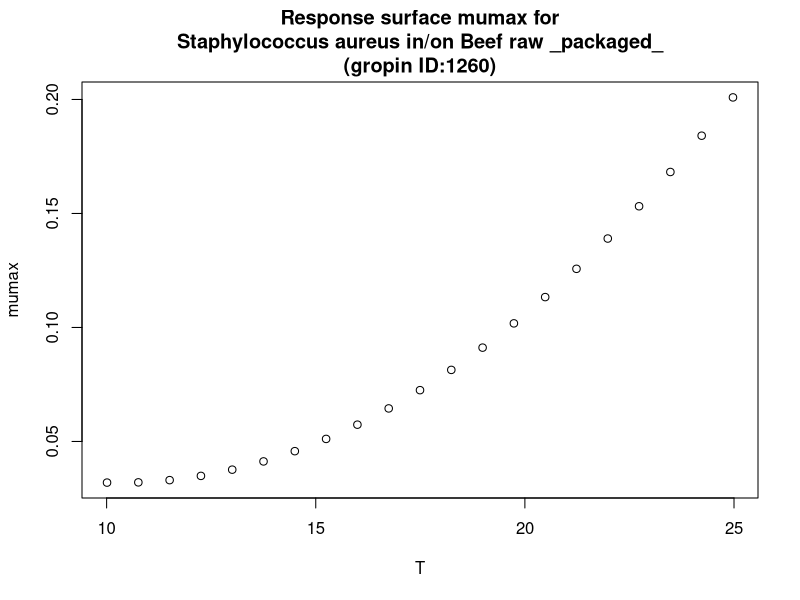

Write the R code that produced this figure.
#############################
# start of Parameter script
#############################
T <- seq(10.01,24.975024975025,length.out=21)
#############################
# end of Parameter script
#############################
############################# 
# start of Model script Gropin ID 1260 
#############################
 
# constant coefficients for this model
 
variables <- data.frame(T)
argumentsPar <- expand.grid(variables)
 
# heart of the model
response_surface <- function(T) {
   mumax <-0.1151-0.01616*T+0.0007846*T^2

return(mumax=mumax)
} 

# output parameters
responseSurface <- cbind(argumentsPar,response_surface(argumentsPar['T']))
colnames(responseSurface) <- c(colnames(argumentsPar),'mumax')
#############################
# End of Model script
#############################
############################# 
# start of Visualisation script Gropin ID 1260 
#############################
plot(T,responseSurface$'mumax',xlab='T',
                          ylab='mumax',main='Response surface mumax for
Staphylococcus aureus in/on Beef raw _packaged_
(gropin ID:1260)')
#############################
# End of Visualisation script
#############################
